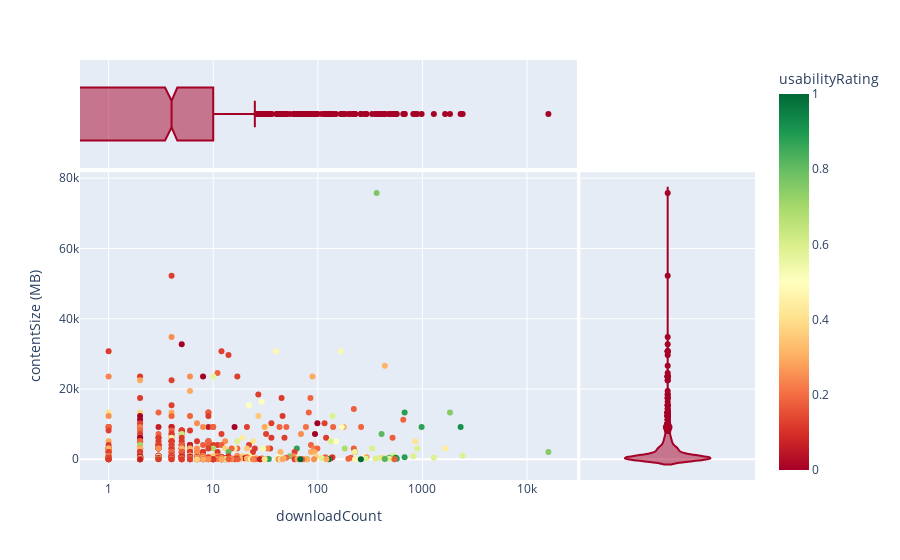

The cell this chart's notebook holds for it:
### Code cell
fig = px.scatter(df, x="downloadCount", y="contentSize", marginal_x="box", marginal_y='violin', color = 'usabilityRating', 
                 color_continuous_scale=px.colors.diverging.RdYlGn, log_x=True, labels=dict(contentSize="contentSize (MB)"))

fig.update_xaxes(tickvals=[1, 10, 100, 1000, 10000])

fig.show()

### Figure 1 — Plotly figure (JSON) as saved in the notebook; plotly's stock layout.template omitted (floating-point values rounded to 4 significant figures; data arrays with more than 128 entries replaced by an {"elided": "..."} marker saying what was removed)
{"data": [{"hovertemplate": "downloadCount=%{x}<br>contentSize (MB)=%{y}<br>usabilityRating=%{marker.color}<extra></extra>", "legendgroup": "", "marker": {"color": {"elided": "854 float values"}, "coloraxis": "coloraxis", "symbol": "circle"}, "mode": "markers", "name": "", "orientation": "v", "showlegend": false, "type": "scatter", "x": {"elided": "854 int values"}, "xaxis": "x", "y": {"elided": "854 float values"}, "yaxis": "y"}, {"alignmentgroup": "True", "hovertemplate": "downloadCount=%{x}<extra></extra>", "legendgroup": "", "marker": {"color": "rgb(165,0,38)", "symbol": "circle"}, "name": "", "notched": true, "offsetgroup": "", "showlegend": false, "type": "box", "x": {"elided": "854 int values"}, "xaxis": "x3", "yaxis": "y3"}, {"alignmentgroup": "True", "hovertemplate": "contentSize (MB)=%{y}<extra></extra>", "legendgroup": "", "marker": {"color": "rgb(165,0,38)", "symbol": "circle"}, "name": "", "offsetgroup": "", "scalegroup": "y", "showlegend": false, "type": "violin", "xaxis": "x2", "y": {"elided": "854 float values"}, "yaxis": "y2"}], "layout": {"coloraxis": {"colorbar": {"title": {"text": "usabilityRating"}}, "colorscale": [[0, "rgb(165,0,38)"], [0.1, "rgb(215,48,39)"], [0.2, "rgb(244,109,67)"], [0.3, "rgb(253,174,97)"], [0.4, "rgb(254,224,139)"], [0.5, "rgb(255,255,191)"], [0.6, "rgb(217,239,139)"], [0.7, "rgb(166,217,106)"], [0.8, "rgb(102,189,99)"], [0.9, "rgb(26,152,80)"], [1, "rgb(0,104,55)"]]}, "legend": {"tracegroupgap": 0}, "margin": {"t": 60}, "xaxis": {"anchor": "y", "domain": [0, 0.7363], "tickvals": [1, 10, 100, 1000, 10000], "title": {"text": "downloadCount"}, "type": "log"}, "xaxis2": {"anchor": "y2", "domain": [0.7413, 1], "matches": "x2", "showgrid": false, "showline": false, "showticklabels": false, "ticks": "", "tickvals": [1, 10, 100, 1000, 10000]}, "xaxis3": {"anchor": "y3", "domain": [0, 0.7363], "matches": "x", "showgrid": true, "showticklabels": false, "tickvals": [1, 10, 100, 1000, 10000], "type": "log"}, "xaxis4": {"anchor": "y4", "domain": [0.7413, 1], "matches": "x2", "showgrid": false, "showline": false, "showticklabels": false, "ticks": "", "tickvals": [1, 10, 100, 1000, 10000]}, "yaxis": {"anchor": "x", "domain": [0, 0.7326], "title": {"text": "contentSize (MB)"}}, "yaxis2": {"anchor": "x2", "domain": [0, 0.7326], "matches": "y", "showgrid": true, "showticklabels": false}, "yaxis3": {"anchor": "x3", "domain": [0.7426, 1], "matches": "y3", "showgrid": false, "showline": false, "showticklabels": false, "ticks": ""}, "yaxis4": {"anchor": "x4", "domain": [0.7426, 1], "matches": "y3", "showgrid": true, "showline": false, "showticklabels": false, "ticks": ""}}}
